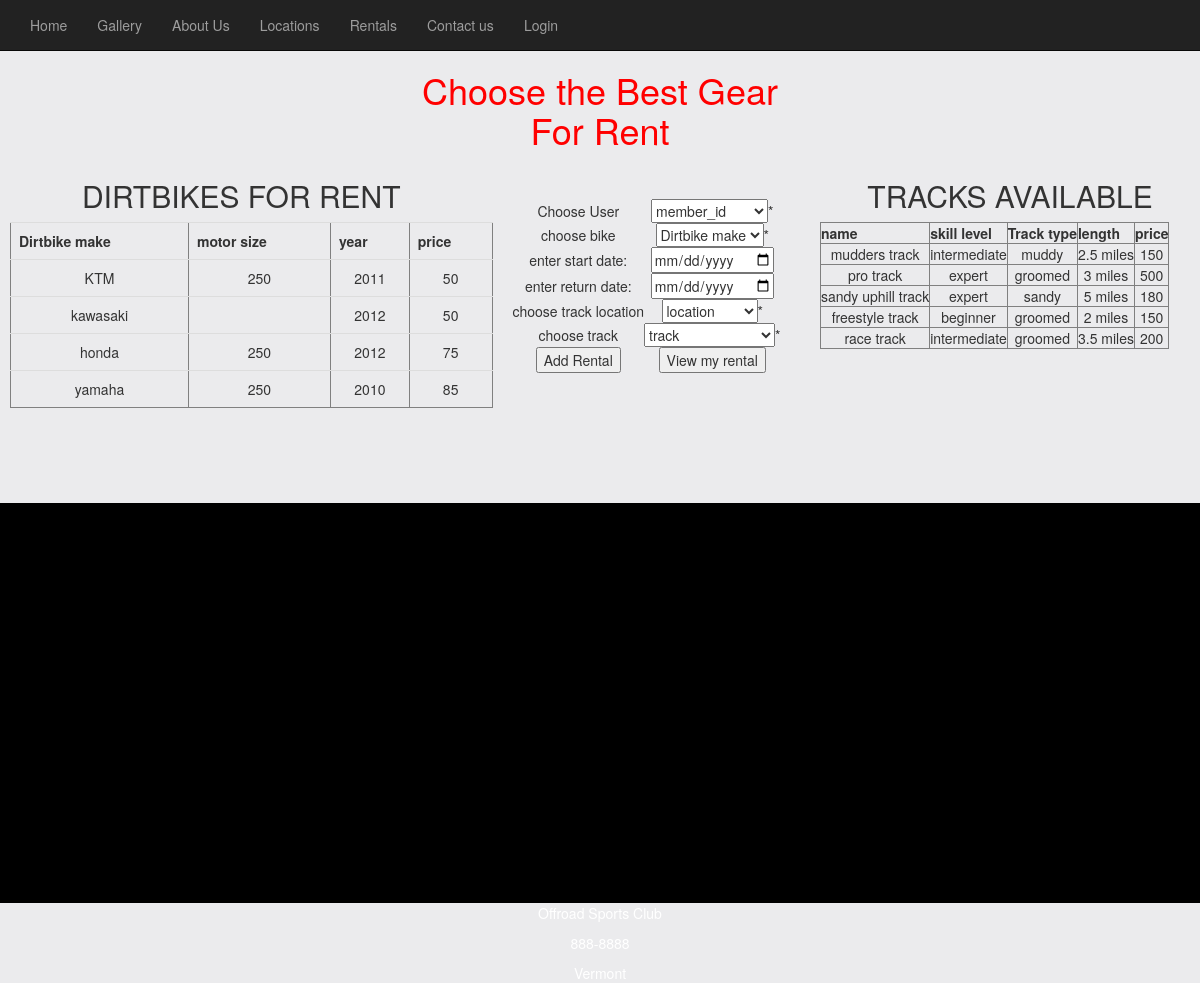
The page /rent.php (signed in) on the database its author committed.
### tables this page shows
CREATE TABLE `dirtbike_rentals` (
  `dirtbike_id` int(11) NOT NULL,
  `dirtbike_make` varchar(30) DEFAULT NULL,
  `dirtbike_motor_size` int(11) DEFAULT NULL,
  `rental_id` int(11) DEFAULT NULL,
  `dirtbike_model` varchar(30) DEFAULT NULL,
  `dirtbike_year` int(11) DEFAULT NULL,
  `price` int(11) DEFAULT NULL
);

CREATE TABLE `tracks` (
  `track_name` varchar(30) DEFAULT NULL,
  `track_skill_level` varchar(30) DEFAULT NULL,
  `track_type` varchar(30) DEFAULT NULL,
  `track_length` varchar(30) DEFAULT NULL,
  `rental_id` int(11) NOT NULL,
  `location_id` int(11) NOT NULL,
  `price` int(11) DEFAULT NULL
);

### authenticate.php (called while the page is built)
<?php
function isLoggedIn()
{
if(isset($_SESSION['user_name']))
 return TRUE;
 else
 return FALSE;
}
?>

### rent.php (the view, shortened to what this page needs)
<?PHP
include "dirtbikeHeader.php";
include "authenticate.php";
if(!isLoggedIn())
{
	print "You are not logged in!";
	print "<br/>";
	print "You must log in to view database content.";
	print "<br/>";
	print "Please use the link below to log in.";
	print "<br/>"; ?>
	<br/>
	<a href="logon.php">Back to Login Page</a>
<?php
}
else
{
include "rentFunctions.php";
if (isset($_POST['view_rental'])){
	$query8 ="SELECT rental_start_date, rental_return_date FROM rentals ";
	$result8 =  mysqli_query ($db, $query8);
	if (!$result8) {
	echo mysqli_error($db);
	}
	$numRows = mysqli_num_rows($result8);
print "<table border=1 class=table>";
 print "<tr><th> Start Date </th><th> Return Date</th></tr>";
for ($i=0; $i<$numRows; $i++) {
   $row = mysqli_fetch_assoc($result8);
   print "<tr>";
   foreach ($row as $key=>$value) {
		    print "<td>$value";
			print "</td>";
   }
   print "</tr>";
}
print "</table>";
print "<p>return <a href='rent.php'> to rents </p>";
}
else{
?>
	<header id="tagline">
	<h1> Choose the Best Gear <br>For Rent</h1>
	</header>
<div class="row">
  <div class="col-md-5" id="tagline">
  <h2>DIRTBIKES FOR RENT</H2>
  <?PHP
  	$query3 ="SELECT dirtbike_make, dirtbike_motor_size, dirtbike_year, price FROM dirtbike_rentals ";
	$result =  mysqli_query ($db, $query3);
	$numRows = mysqli_num_rows($result);
print "<table border=1 class=table>";
 print "<tr><th> Dirtbike make</th><th> motor size </th><th> year </th><th> price </th></tr>";
for ($i=0; $i<$numRows; $i++) {
   $row = mysqli_fetch_assoc($result);
   print "<tr>";
   foreach ($row as $key=>$value) {
		    print "<td>$value";
			print "</td>";
   }
   print "</tr>";
}
print "</table>";
  ?>
  </div>
  <div class="col-md-3" id="tagline">
  <br><br>
  <form action="" method="post">
  <table>
  <tr>
  <td>Choose User</td>
   <td><?php display_dropdown ($db,'member_id' , 'member_id' , 'concat(member_name_first," ",member_name_last)' , 'members') ?>*</td>
   </tr>
   <td>choose bike</td>
   <td><?php display_dropdown ($db,'Dirtbike make' , 'dirtbike_id' , 'dirtbike_make' , 'dirtbike_rentals') ?>*</td>
</tr><tr>
   <td>enter start date:</td>
   <td><input type='date'  name='date1' /></td>
</tr><tr>
   <td>enter return date:</td>
   <td><input type='date'  name='date2' /></td>
</tr><tr>
   <td>choose track location</td>
     <td><?php display_dropdown ($db,'location' , 'location_id' , 'location_name' , 'location') ?>*</td>
</tr><tr>
		<td>choose track</td>
		 <td><?php display_dropdown ($db,'track' , 'location_id' , 'track_name' , 'tracks') ?>*</td>
	</tr><tr>
	<td><input type='submit' name='add_event' value='Add Rental'/></td>
	<td><input type='submit' name='view_rental' value='View my rental'/></td>
</tr>
  </table>
	</form>
</div>
<div class="col-md-4" id="tagline">
<h2>TRACKS AVAILABLE</h2>
<?PHP
	$query3 ="SELECT track_name, track_skill_level, track_type, track_length, price FROM tracks ";
	$result =  mysqli_query ($db, $query3);
	$numRows = mysqli_num_rows($result);
print "<table border=1>";
 print "<tr><th> name </th><th> skill level </th><th> Track type </th><th> length </th><th> price </th></tr>";
for ($i=0; $i<$numRows; $i++) {
   $row = mysqli_fetch_assoc($result);
   print "<tr>";
   foreach ($row as $key=>$value) {
		    print "<td>$value";
			print "</td>";
   }
   print "</tr>";
}
print "</table>";
?>
  </div>
</div>
<?PHP include"dirtbikeFooter.php" ?>
<?PHP
}
}
?>

### dirtbikeHeader.php (shortened to what this page needs)
<!DOCTYPE html>
<html lang="en">
  <head>
    <link href="css/bootstrap.css" rel="stylesheet">
    <link href="css/style.css" rel="stylesheet">
	<link href="css/style2.css" rel="stylesheet">
    <link href="css/smoothness/jquery-ui-1.8.23.custom.css" type="text/css" rel="stylesheet">
	<link rel="stylesheet" href="https://ajax.googleapis.com/ajax/libs/jqueryui/1.12.1/themes/smoothness/jquery-ui.css">
  </head>
  <body>
     <nav class="navbar navbar-inverse navbar-fixed-top">
      <div class="container-fluid">
        <div id="navbar" class="collapse navbar-collapse">
          <ul class="nav navbar-nav">
            <li><a href="home.php">Home</a></li>
            <li><a href="content.php">Gallery</a></li>
			<li><a href="aboutUs.php">About Us</a></li>
			<li><a href="location.php">Locations</a></li>
			<li><a href="rent.php">Rentals</a></li>
			<li><a href="contact.php">Contact us</a></li>
			<li><a href="logon.php">Login</a></li>
          </ul>
        </div>
      </div>
    </nav>

### rentFunctions.php (shortened to what this page needs)
<?php
function display_dropdown($db,$select_name,$id_col, $display_name, $table_name)
{
	  print "<select name='$select_name'>";
	  print "<option value=''> $select_name</option>";
       print "</select>";
}
?>

### dirtbikeFooter.php (shortened to what this page needs)
	<footer id="tagline">
	<p>Offroad Sports Club</p>
	<p>888-8888</p>
	<p>Vermont</p>
	</footer>
  </body>
</html>

### css/style.css (style rules this page uses)
body { padding-top: 50px; background-color: #EBEBED; }
#tagline { text-align:center; }
footer { position:absolute; bottom:0; margin-top:75px; padding-top:400px; position: relative; z-index: 3; bottom: 0; left: 0; width: 100%; background-color: black; height: 250px; color: white; }
h1 { text-align: center; color: red; }

### rent.php (style rules this page uses)
.table { margin-left: 10px; }

### rows shown on the page
dirtbike_rentals: dirtbike_make "KTM", dirtbike_motor_size "250", dirtbike_year "2011", price "50"
dirtbike_rentals: dirtbike_make "kawasaki", dirtbike_year "2012", price "50"
dirtbike_rentals: dirtbike_make "honda", dirtbike_motor_size "250", dirtbike_year "2012", price "75"
dirtbike_rentals: dirtbike_make "yamaha", dirtbike_motor_size "250", dirtbike_year "2010", price "85"
tracks: track_name "mudders track", track_skill_level "intermediate", track_type "muddy", track_length "2.5 miles", price "150"
tracks: track_name "pro track", track_skill_level "expert", track_type "groomed", track_length "3 miles", price "500"
tracks: track_name "sandy uphill track", track_skill_level "expert", track_type "sandy", track_length "5 miles", price "180"
tracks: track_name "freestyle track", track_skill_level "beginner", track_type "groomed", track_length "2 miles", price "150"
tracks: track_name "race track", track_skill_level "intermediate", track_type "groomed", track_length "3.5 miles", price "200"

### other values the page prints
form field member_id "member_id"
form field value "Dirtbike make"
form field location "location"
form field track "track"
